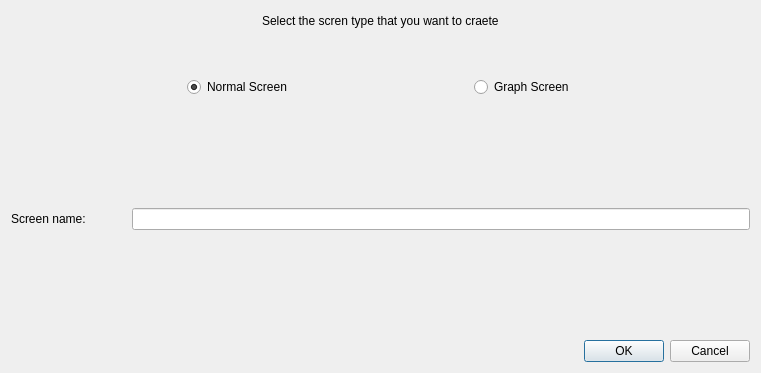
<?xml version="1.0" encoding="UTF-8"?>
<ui version="4.0">
 <class>Dialog</class>
 <widget class="QDialog" name="Dialog">
  <property name="geometry">
   <rect>
    <x>0</x>
    <y>0</y>
    <width>761</width>
    <height>373</height>
   </rect>
  </property>
  <property name="windowTitle">
   <string>Dialog</string>
  </property>
  <layout class="QVBoxLayout" name="verticalLayout">
   <item>
    <layout class="QHBoxLayout" name="horizontalLayout">
     <item>
      <spacer name="horizontalSpacer">
       <property name="orientation">
        <enum>Qt::Horizontal</enum>
       </property>
       <property name="sizeHint" stdset="0">
        <size>
         <width>40</width>
         <height>20</height>
        </size>
       </property>
      </spacer>
     </item>
     <item>
      <widget class="QLabel" name="label">
       <property name="text">
        <string>Select the scren type that you want to craete</string>
       </property>
      </widget>
     </item>
     <item>
      <spacer name="horizontalSpacer_2">
       <property name="orientation">
        <enum>Qt::Horizontal</enum>
       </property>
       <property name="sizeHint" stdset="0">
        <size>
         <width>40</width>
         <height>20</height>
        </size>
       </property>
      </spacer>
     </item>
    </layout>
   </item>
   <item>
    <spacer name="verticalSpacer_2">
     <property name="orientation">
      <enum>Qt::Vertical</enum>
     </property>
     <property name="sizeType">
      <enum>QSizePolicy::Fixed</enum>
     </property>
     <property name="sizeHint" stdset="0">
      <size>
       <width>20</width>
       <height>40</height>
      </size>
     </property>
    </spacer>
   </item>
   <item>
    <layout class="QHBoxLayout" name="horizontalLayout_2">
     <item>
      <spacer name="horizontalSpacer_3">
       <property name="orientation">
        <enum>Qt::Horizontal</enum>
       </property>
       <property name="sizeHint" stdset="0">
        <size>
         <width>40</width>
         <height>20</height>
        </size>
       </property>
      </spacer>
     </item>
     <item>
      <widget class="QRadioButton" name="normalRadioButton">
       <property name="text">
        <string>Normal Screen</string>
       </property>
       <property name="checked">
        <bool>true</bool>
       </property>
       <attribute name="buttonGroup">
        <string notr="true">buttonGroup</string>
       </attribute>
      </widget>
     </item>
     <item>
      <spacer name="horizontalSpacer_5">
       <property name="orientation">
        <enum>Qt::Horizontal</enum>
       </property>
       <property name="sizeHint" stdset="0">
        <size>
         <width>40</width>
         <height>20</height>
        </size>
       </property>
      </spacer>
     </item>
     <item>
      <widget class="QRadioButton" name="graphRadioButton">
       <property name="text">
        <string>Graph Screen</string>
       </property>
       <attribute name="buttonGroup">
        <string notr="true">buttonGroup</string>
       </attribute>
      </widget>
     </item>
     <item>
      <spacer name="horizontalSpacer_4">
       <property name="orientation">
        <enum>Qt::Horizontal</enum>
       </property>
       <property name="sizeHint" stdset="0">
        <size>
         <width>40</width>
         <height>20</height>
        </size>
       </property>
      </spacer>
     </item>
    </layout>
   </item>
   <item>
    <spacer name="verticalSpacer">
     <property name="orientation">
      <enum>Qt::Vertical</enum>
     </property>
     <property name="sizeHint" stdset="0">
      <size>
       <width>20</width>
       <height>40</height>
      </size>
     </property>
    </spacer>
   </item>
   <item>
    <layout class="QHBoxLayout" name="horizontalLayout_3">
     <item>
      <widget class="QLabel" name="label_2">
       <property name="text">
        <string>Screen name:</string>
       </property>
      </widget>
     </item>
     <item>
      <spacer name="horizontalSpacer_6">
       <property name="orientation">
        <enum>Qt::Horizontal</enum>
       </property>
       <property name="sizeType">
        <enum>QSizePolicy::Fixed</enum>
       </property>
       <property name="sizeHint" stdset="0">
        <size>
         <width>40</width>
         <height>40</height>
        </size>
       </property>
      </spacer>
     </item>
     <item>
      <widget class="QLineEdit" name="screenText">
       <property name="inputMask">
        <string notr="true"/>
       </property>
       <property name="text">
        <string notr="true"/>
       </property>
       <property name="placeholderText">
        <string notr="true"/>
       </property>
      </widget>
     </item>
    </layout>
   </item>
   <item>
    <spacer name="verticalSpacer_3">
     <property name="orientation">
      <enum>Qt::Vertical</enum>
     </property>
     <property name="sizeHint" stdset="0">
      <size>
       <width>20</width>
       <height>82</height>
      </size>
     </property>
    </spacer>
   </item>
   <item>
    <widget class="QDialogButtonBox" name="buttonBox">
     <property name="orientation">
      <enum>Qt::Horizontal</enum>
     </property>
     <property name="standardButtons">
      <set>QDialogButtonBox::Cancel|QDialogButtonBox::Ok</set>
     </property>
    </widget>
   </item>
  </layout>
 </widget>
 <resources/>
 <connections>
  <connection>
   <sender>buttonBox</sender>
   <signal>accepted()</signal>
   <receiver>Dialog</receiver>
   <slot>accept()</slot>
   <hints>
    <hint type="sourcelabel">
     <x>248</x>
     <y>254</y>
    </hint>
    <hint type="destinationlabel">
     <x>157</x>
     <y>274</y>
    </hint>
   </hints>
  </connection>
  <connection>
   <sender>buttonBox</sender>
   <signal>rejected()</signal>
   <receiver>Dialog</receiver>
   <slot>reject()</slot>
   <hints>
    <hint type="sourcelabel">
     <x>316</x>
     <y>260</y>
    </hint>
    <hint type="destinationlabel">
     <x>286</x>
     <y>274</y>
    </hint>
   </hints>
  </connection>
 </connections>
 <buttongroups>
  <buttongroup name="buttonGroup"/>
 </buttongroups>
</ui>
